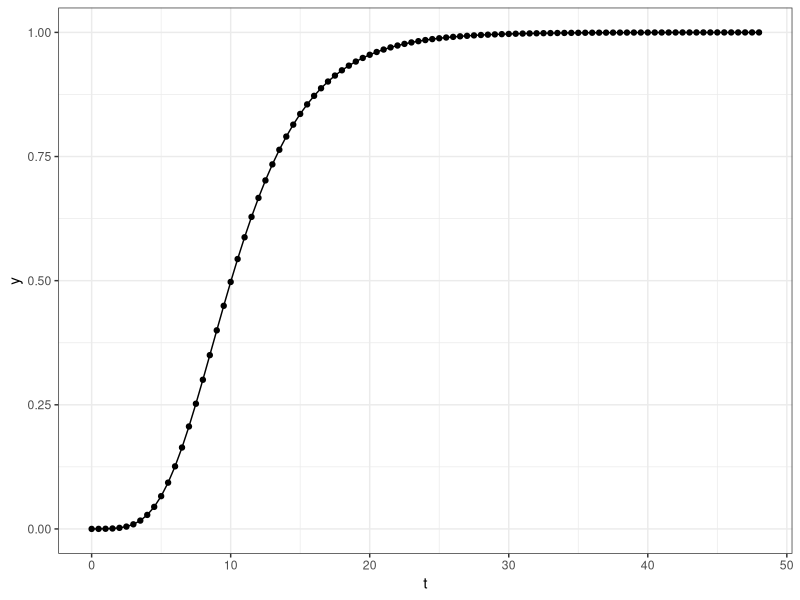
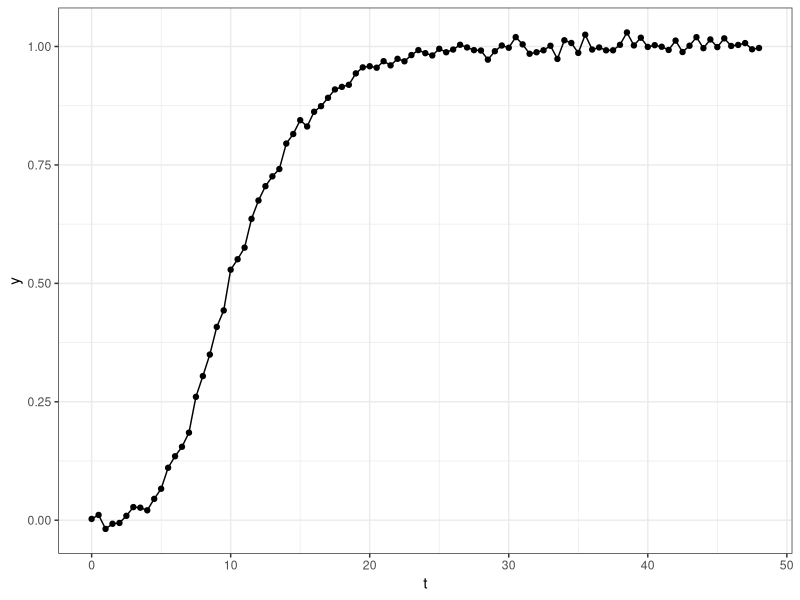
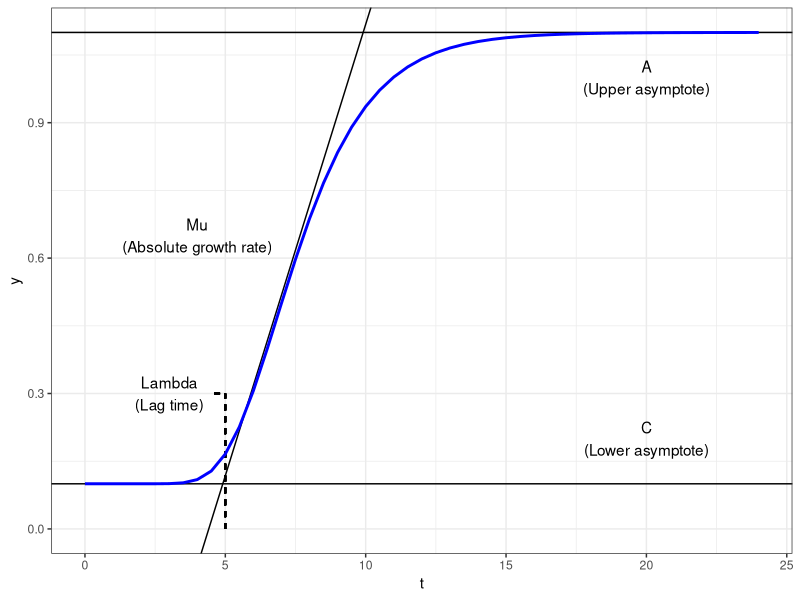
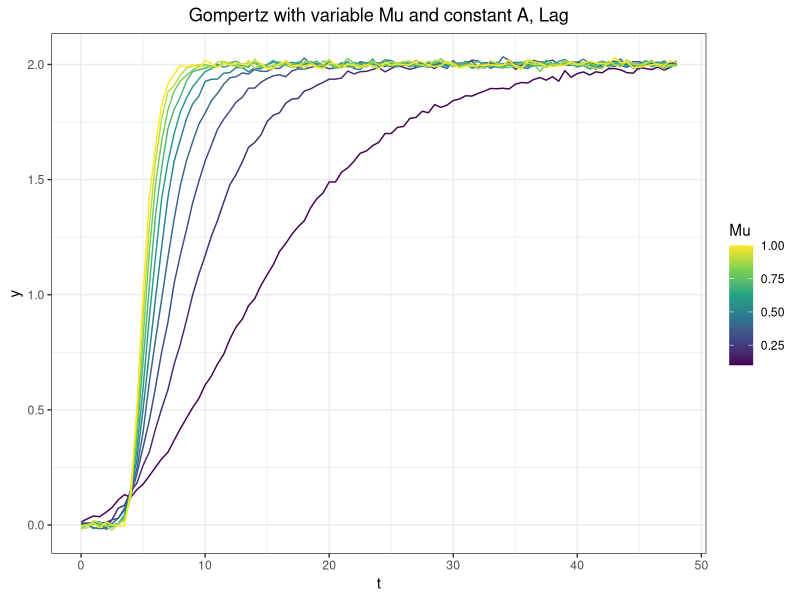
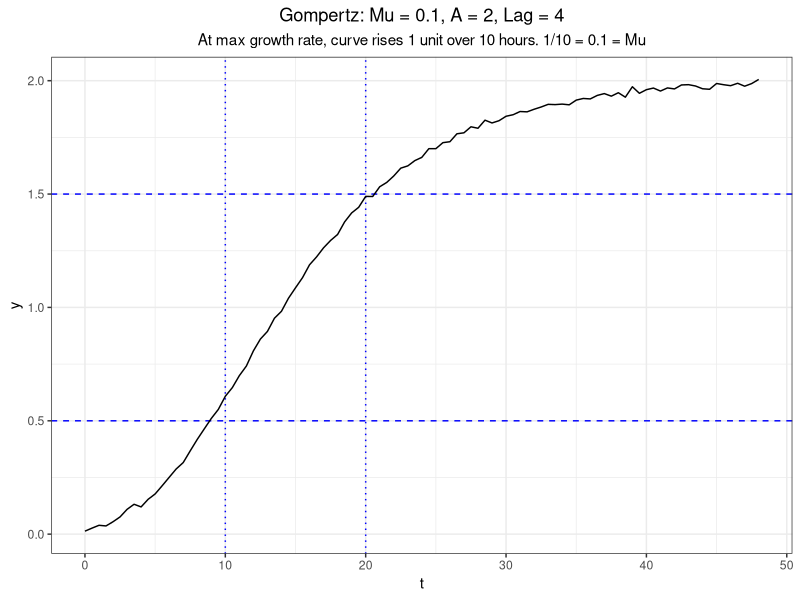
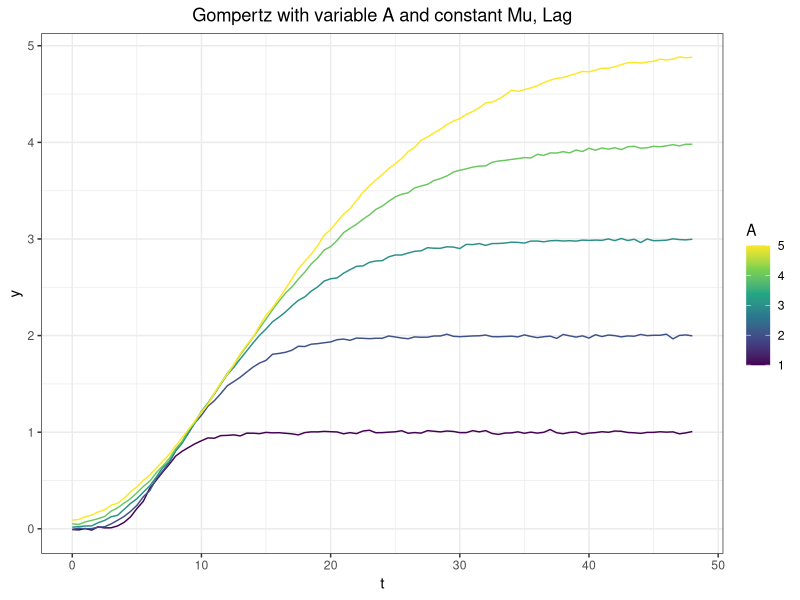
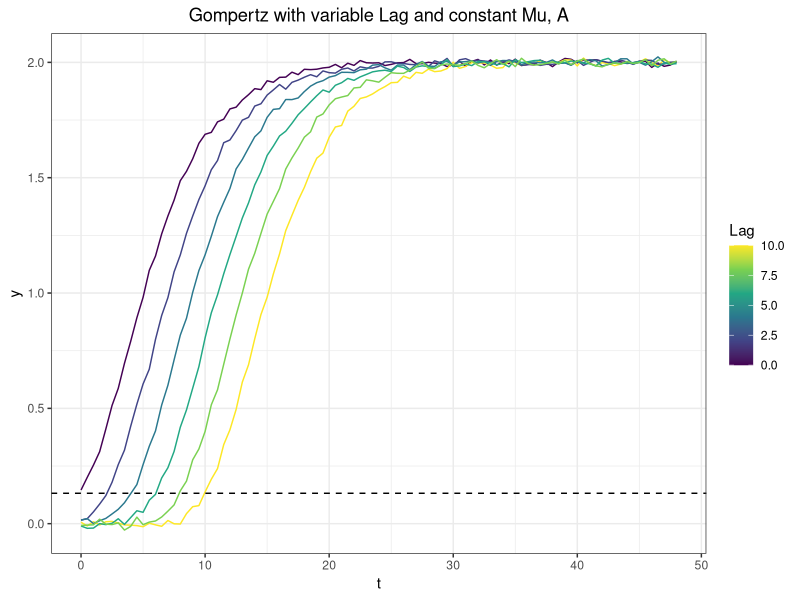
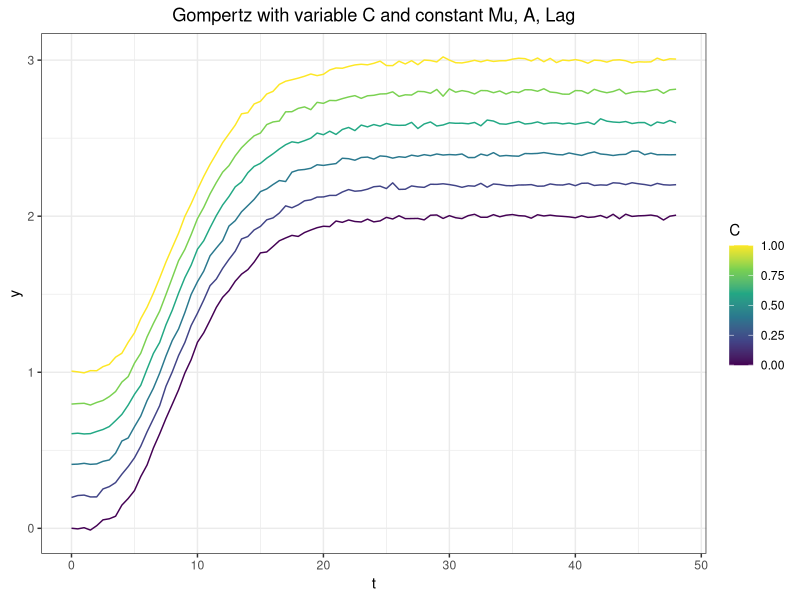

These figures' R source, in order:
## ---- chunk 1

# Code display options
knitr::opts_chunk$set(tidy.opts=list(width.cutoff=60),tidy=FALSE, echo = TRUE, message=FALSE, warning=FALSE, fig.align="center", fig.retina = 2)

library(tidyverse)

theme_set(theme_bw() + theme(plot.title = element_text(hjust = 0.5), plot.subtitle = element_text(hjust = 0.5)))

## ---- chunk 2

#' This function generate gompertz curves from the form of eq 1
#' It takes 6 inputs starting with the 4 gompertz parameters:
#' A (upper asymptote), Mu (absolute growth rate), Lag (lag time), and C (lower asymptote)
#' It uses these parameters to generate datasets with normal noise of standard deviation, sd
#' for a time series, t.
#' Default time series is 0 to 48 by 0.5 units.
#' Default noise is 0.01 units.
#' Returns a tibble with two columns - the time series, t, and the calculated gompertz vals, y.

gen_gompertz <- function( Mu, A, Lag, C = 0, sd = 0.01, t = seq(0,48,0.5)){
  
  # Calculate a perfect gompertz curve for the supplied inputs
  vals = A*exp(-exp(((Mu*exp(1))/A)*(Lag - t) + 1)) + C
  
  # Add noise with rnorm
  tibble(t = t, y = rnorm(vals, mean = vals, sd = sd))
}

## ---- chunk 3

gen_gompertz(Mu = 0.1, A = 1, Lag = 5, C = 0, sd = 0, t = c(0,100))

## ---- chunk 4

df <- gen_gompertz(Mu = 0.1, A = 1, Lag = 5, C = 0, sd = 0)

df

## ---- chunk 5

ggplot(df, aes(x = t, y = y)) + geom_path() + geom_point()

## ---- chunk 6

gen_gompertz(Mu = 0.1, A = 1, Lag = 5, C = 0) %>% 
  ggplot(., aes(x = t, y = y)) + geom_path() + geom_point()


## ---- chunk 7

labels = tibble(text = c('Mu\n(Absolute growth rate)','A\n(Upper asymptote)','C\n(Lower asymptote)','Lambda\n(Lag time)'),
                x = c(4,20,20,3),
                y = c(0.65,1,0.2,0.3))

ggplot(gen_gompertz(0.2,1,5,0.1,0, t = seq(0,24,0.5)), aes(x = t, y = y)) + 
  geom_hline(yintercept = 1.1) +
  geom_hline(yintercept = 0.1) +
  geom_segment(y = 0.3, x= 4.6, yend = 0.3, xend = 5, linetype = 'dashed')+
  geom_segment(y = 0, x= 5, yend = 0.3, xend = 5, linetype = 'dashed')+
  geom_abline(slope = 0.2, intercept = -0.8821)+
  geom_path(color = 'blue', size = 1) + 
  geom_text(data = labels, aes(x = x, y = y, label = text))+
  ylim(0,NA)
## ---- chunk 8

df_mu <- expand_grid(Mu = seq(0.1, 1, 0.1 ), A = 2, Lag = 4)

df_mu_data <- df_mu %>% 
  mutate(gomp = pmap(list(Mu, A, Lag),gen_gompertz)) %>% 
  mutate(params = paste0('Mu_',Mu,'_A_',A,'_Lag_',Lag))

df_mu_data
## ---- chunk 9

df_mu_data %>% 
  unnest(gomp) %>% 
  ggplot(., aes(x = t, y = y, group = params, color = Mu)) + 
  geom_path() + 
  scale_color_viridis_c()+
  labs(title = 'Gompertz with variable Mu and constant A, Lag')

## ---- chunk 10
df_mu_data %>% 
  unnest(gomp) %>% 
  filter(Mu==0.1) %>% 
  ggplot(., aes(x = t, y = y, group = params)) + 
  geom_hline(yintercept = c(0.5,1.5),linetype = 'dashed', color = 'blue')+
  geom_vline(xintercept = c(10,20),linetype = 'dotted', color = 'blue')+
  geom_path() + 
  labs(title = 'Gompertz: Mu = 0.1, A = 2, Lag = 4', subtitle = 'At max growth rate, curve rises 1 unit over 10 hours. 1/10 = 0.1 = Mu')

## ---- chunk 11

df_A <- expand_grid(Mu = 0.2, A = seq(1, 5, 1), Lag = 4)

df_A_data <- df_A %>% 
  mutate(gomp = pmap(list(Mu, A, Lag),gen_gompertz)) %>% 
  mutate(params = paste0('Mu_',Mu,'_A_',A,'_Lag_',Lag)) %>% 
  unnest(gomp)

ggplot(df_A_data, aes(x = t, y = y, group = params, color = A)) + 
  geom_path() + 
  scale_color_viridis_c()+
  labs(title = 'Gompertz with variable A and constant Mu, Lag')

## ---- chunk 12

df_lag <- expand_grid(Mu = 0.2, A = 2, Lag = seq(0,10,2))

df_lag_data <- df_lag %>% 
  mutate(gomp = pmap(list(Mu, A, Lag),gen_gompertz)) %>% 
  mutate(params = paste0('Mu_',Mu,'_A_',A,'_Lag_',Lag)) %>% 
  unnest(gomp)

ggplot(df_lag_data, aes(x = t, y = y, group = params, color = Lag)) + 
  geom_path() + 
  geom_hline(yintercept = 0.132, linetype = 'dashed' )+
  scale_color_viridis_c()+
  labs(title = 'Gompertz with variable Lag and constant Mu, A')
## ---- chunk 13

df_c <- expand_grid(Mu = 0.2, A = 2, Lag = 4, C = seq(0, 1, 0.2))

df_c_data <- df_c%>% 
  mutate(gomp = pmap(list(Mu, A, Lag, C),gen_gompertz)) %>% 
  mutate(params = paste0('Mu_',Mu,'_A_',A,'_Lag_',Lag, '_C_',C))%>% 
  unnest(gomp)


ggplot(df_c_data, aes(x = t, y = y, group = params, color = C)) + 
  geom_path() + 
  scale_color_viridis_c()+
  labs(title = 'Gompertz with variable C and constant Mu, A, Lag')

## ---- chunk 14
df_gen <- expand_grid(Mu = seq(0.1, 1, 0.1 ), A = seq(1, 5, 1), Lag = seq(0,10,2)) #%>% 

df_gen_data <- df_gen %>% mutate(gomp = pmap(list(Mu, A, Lag),gen_gompertz))%>% mutate(params = paste0('_Mu_',Mu,'A_',A,'_Lag_',Lag))

df_gen_data %>% 
  unnest(gomp) %>% 
  ggplot(., aes(x = t, y = y, group = params)) + 
  geom_path() + 
  labs(title = '')

df_gen_data %>% 
  unnest(gomp) %>% 
  ggplot(., aes(x = t, y = y, group = params, color = Mu)) + 
  geom_path() + facet_grid(c('A','Lag'))+
  scale_color_viridis_c()+
  labs(title = '')

#df_gen_data_export <- df_gen_data %>% unnest(gomp) %>% pivot_wider(names_from = params, values_from = y, id_cols = t) %>% rename(time = t)

#write_csv(df_gen_data_export, 'gomp_params_sim_dataset.csv')

## ---- chunk 15
sessionInfo()
